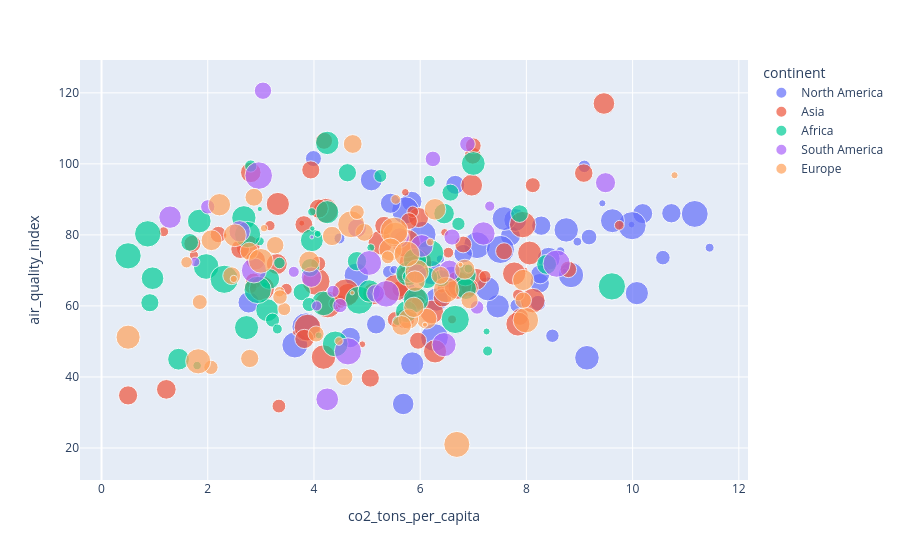

Here is the notebook cell this chart was saved with:
### Code cell
fig = px.scatter(df , x='co2_tons_per_capita',
                 y='air_quality_index',
                 color='continent',
                 size='population_millions',
                 hover_name='city',
                 hover_data=['is_coastal','avg_temp_c'])
fig.show()

### Figure 1 — Plotly figure (JSON) as saved in the notebook; plotly's stock layout.template omitted (floating-point values rounded to 4 significant figures; data arrays with more than 128 entries replaced by an {"elided": "..."} marker saying what was removed)
{"data": [{"customdata": [["No", 26.7], ["Yes", 21.8], ["Yes", 28], ["Yes", 27.9], ["Yes", 26.8], ["No", 26.3], ["No", 6.2], ["Yes", 14.1], ["No", 5.2], ["Yes", 6.7], ["No", 5.1], ["Yes", 12.1], ["No", 5.5], ["No", 22.9], ["Yes", 14.5], ["No", 25.5], ["Yes", 12.2], ["No", 28.9], ["Yes", 17.2], ["Yes", 26.5], ["No", 23], ["Yes", 26.6], ["No", 27.9], ["No", 26.1], ["No", 5.1], ["No", 8.1], ["Yes", 23.9], ["Yes", 29.5], ["No", 17], ["No", 26.5], ["No", 22.5], ["No", 12.7], ["Yes", 25.1], ["No", 16.3], ["No", 28.6], ["Yes", 26.2], ["Yes", 21.9], ["No", 9.2], ["No", 25.7], ["No", 11.7], ["Yes", 11.1], ["No", 10.2], ["Yes", 7.2], ["Yes", 26.4], ["No", 19.1], ["Yes", 19.7], ["No", 26.7], ["Yes", 8.6], ["No", 18.6], ["No", 19.2], ["No", 15.3], ["Yes", 29.3], ["No", 28], ["Yes", 25.8], ["No", 27.9], ["No", 25.8], ["Yes", 5.9], ["No", 14.5], ["No", 13.6], ["Yes", 27.2]], "hovertemplate": "<b>%{hovertext}</b><br><br>continent=North America<br>co2_tons_per_capita=%{x}<br>air_quality_index=%{y}<br>population_millions=%{marker.size}<br>is_coastal=%{customdata[0]}<br>avg_temp_c=%{customdata[1]}<extra></extra>", "hovertext": ["City_1", "City_2", "City_7", "City_11", "City_21", "City_23", "City_27", "City_30", "City_33", "City_42", "City_45", "City_46", "City_48", "City_57", "City_58", "City_62", "City_69", "City_73", "City_75", "City_82", "City_88", "City_90", "City_96", "City_102", "City_107", "City_118", "City_136", "City_137", "City_146", "City_152", "City_167", "City_170", "City_176", "City_182", "City_190", "City_194", "City_205", "City_206", "City_207", "City_218", "City_220", "City_222", "City_225", "City_227", "City_228", "City_238", "City_240", "City_243", "City_245", "City_248", "City_250", "City_253", "City_254", "City_260", "City_262", "City_269", "City_287", "City_291", "City_295", "City_299"], "legendgroup": "North America", "marker": {"color": "#636efa", "size": [7.55, 11.35, 10.13, 7.0, 13.11, 14.56, 10.19, 12.68, 9.04, 11.45, 7.89, 8.5, 13.58, 1.5, 1.49, 13.48, 14.0, 10.21, 7.04, 6.97, 6.91, 14.8, 0.74, 11.18, 12.09, 3.97, 9.04, 0.55, 9.7, 7.11, 0.83, 8.71, 1.31, 9.79, 6.81, 0.96, 4.82, 10.14, 4.63, 3.38, 2.94, 7.53, 10.69, 4.52, 14.88, 11.15, 14.88, 3.02, 1.45, 3.55, 7.63, 6.77, 2.26, 7.96, 3.06, 1.35, 10.81, 6.48, 10.75, 9.09], "sizemode": "area", "sizeref": 0.03745, "symbol": "circle"}, "mode": "markers", "name": "North America", "orientation": "v", "showlegend": true, "type": "scatter", "x": [7.7, 9.14, 10.08, 8.28, 6.05, 6.27, 6.31, 3.64, 5.94, 4.8, 5.84, 2.77, 11.17, 8.64, 11.45, 7.07, 5.72, 7.46, 10.73, 5.76, 5.17, 7.51, 4.51, 8.75, 8.84, 10.57, 6.59, 8.72, 8.42, 8.25, 9.98, 5.68, 6.38, 7.79, 8.26, 9.43, 3.99, 5.85, 9.18, 8.49, 9.09, 10.19, 7.58, 8.22, 3.85, 6.21, 9.99, 5.41, 8.96, 7.82, 5.44, 6.66, 4.48, 4.68, 5.87, 5.51, 7.27, 6.81, 9.62, 5.08], "xaxis": "x", "y": [79.7, 45.4, 63.6, 82.6, 80.1, 51.1, 61.8, 49.0, 71.7, 68.6, 89.4, 61.0, 85.9, 75.4, 76.4, 77.1, 86.9, 59.9, 86.1, 64.0, 54.8, 75.9, 62.2, 81.4, 68.7, 73.6, 68.1, 69.9, 73.3, 66.4, 82.9, 32.4, 73.2, 84.2, 68.9, 88.9, 101.5, 43.8, 79.4, 51.6, 99.3, 86.0, 84.6, 60.8, 54.1, 69.4, 82.6, 69.6, 78.1, 60.1, 88.9, 94.1, 79.0, 51.1, 61.7, 70.2, 64.8, 74.7, 84.0, 95.5], "yaxis": "y"}, {"customdata": {"elided": "88x2 mixed values"}, "hovertemplate": "<b>%{hovertext}</b><br><br>continent=Asia<br>co2_tons_per_capita=%{x}<br>air_quality_index=%{y}<br>population_millions=%{marker.size}<br>is_coastal=%{customdata[0]}<br>avg_temp_c=%{customdata[1]}<extra></extra>", "hovertext": ["City_3", "City_9", "City_16", "City_18", "City_19", "City_22", "City_29", "City_31", "City_36", "City_39", "City_40", "City_41", "City_47", "City_54", "City_56", "City_63", "City_64", "City_66", "City_70", "City_71", "City_74", "City_76", "City_78", "City_85", "City_86", "City_94", "City_97", "City_100", "City_101", "City_105", "City_112", "City_113", "City_114", "City_115", "City_116", "City_120", "City_123", "City_124", "City_126", "City_127", "City_129", "City_139", "City_143", "City_144", "City_151", "City_153", "City_154", "City_157", "City_158", "City_159", "City_161", "City_163", "City_168", "City_171", "City_173", "City_174", "City_178", "City_185", "City_186", "City_187", "City_188", "City_189", "City_196", "City_197", "City_198", "City_211", "City_216", "City_226", "City_246", "City_251", "City_252", "City_255", "City_256", "City_264", "City_266", "City_267", "City_272", "City_273", "City_276", "City_280", "City_282", "City_283", "City_284", "City_285", "City_289", "City_290", "City_293", "City_300"], "legendgroup": "Asia", "marker": {"color": "#EF553B", "size": [7.27, 0.52, 14.29, 9.07, 6.25, 10.21, 1.8, 9.33, 0.59, 5.14, 4.82, 11.34, 11.25, 5.45, 3.0, 3.58, 4.24, 14.52, 10.12, 12.92, 10.6, 13.1, 13.45, 6.52, 2.62, 6.57, 5.28, 0.52, 2.7, 5.47, 1.48, 2.01, 13.38, 6.95, 14.91, 5.34, 11.52, 6.42, 7.37, 6.9, 5.38, 3.82, 7.4, 0.66, 1.58, 1.16, 8.22, 4.19, 10.46, 5.4, 4.63, 7.58, 4.98, 1.84, 5.35, 2.99, 10.68, 6.15, 6.88, 13.14, 5.46, 1.26, 5.06, 8.74, 10.08, 2.51, 11.25, 1.51, 8.89, 8.73, 4.26, 7.89, 1.09, 4.66, 2.34, 2.16, 11.95, 14.38, 7.21, 2.6, 10.87, 5.79, 0.88, 8.88, 5.24, 6.31, 5.97, 14.63], "sizemode": "area", "sizeref": 0.03745, "symbol": "circle"}, "mode": "markers", "name": "Asia", "orientation": "v", "showlegend": true, "type": "scatter", "x": [1.22, 7.98, 5.96, 7.05, 5.06, 7.77, 9.75, 5.91, 3.65, 8.79, 2.86, 8.12, 5.25, 5.96, 2.81, 3.34, 8.12, 4.04, 3.32, 5.85, 2.76, 7.93, 3.88, 5.32, 3.48, 2.61, 6.81, 2.32, 7.22, 4.19, 6.4, 3.17, 4.26, 3.82, 5.74, 7.88, 4.22, 9.08, 2.9, 4.09, 6.92, 5.96, 5.71, 3.77, 1.74, 6.46, 3.3, 4.08, 6.22, 7.58, 5.53, 5.97, 5.62, 1.17, 6.99, 4.4, 8.06, 3.94, 0.5, 5.54, 1.71, 4.51, 2.2, 9.46, 6.28, 5.86, 4.18, 6.6, 5.12, 4.64, 5.7, 2.81, 5.72, 7.0, 5.18, 6.53, 3.02, 4.6, 6.71, 7.85, 7.84, 6.93, 4.91, 6.97, 5.79, 6.42, 3.81, 6.71], "xaxis": "x", "y": [36.5, 70.1, 72.2, 67.5, 39.7, 69.1, 82.7, 62.3, 52.5, 70.3, 67.0, 61.5, 77.8, 50.2, 65.3, 31.8, 94.0, 66.9, 88.7, 72.1, 76.6, 82.9, 53.9, 82.6, 64.7, 76.0, 77.3, 79.8, 68.3, 106.5, 64.9, 82.6, 60.4, 50.7, 77.6, 56.9, 86.8, 97.4, 72.9, 87.4, 65.2, 60.8, 56.4, 83.3, 74.3, 80.7, 71.8, 71.9, 58.3, 75.4, 56.2, 84.9, 64.8, 80.9, 102.3, 60.7, 74.9, 98.3, 34.8, 65.1, 77.5, 60.5, 80.1, 117.0, 47.2, 86.5, 45.6, 56.2, 63.4, 63.3, 68.9, 97.6, 92.0, 105.1, 63.8, 75.0, 64.9, 63.7, 65.3, 63.1, 54.9, 65.1, 49.2, 94.0, 83.9, 62.3, 82.9, 65.8], "yaxis": "y"}, {"customdata": {"elided": "66x2 mixed values"}, "hovertemplate": "<b>%{hovertext}</b><br><br>continent=Africa<br>co2_tons_per_capita=%{x}<br>air_quality_index=%{y}<br>population_millions=%{marker.size}<br>is_coastal=%{customdata[0]}<br>avg_temp_c=%{customdata[1]}<extra></extra>", "hovertext": ["City_4", "City_5", "City_6", "City_15", "City_20", "City_24", "City_25", "City_28", "City_35", "City_38", "City_43", "City_51", "City_52", "City_61", "City_65", "City_79", "City_80", "City_83", "City_89", "City_91", "City_95", "City_99", "City_103", "City_106", "City_108", "City_109", "City_110", "City_117", "City_119", "City_131", "City_138", "City_141", "City_148", "City_156", "City_162", "City_169", "City_175", "City_177", "City_183", "City_191", "City_192", "City_195", "City_199", "City_200", "City_201", "City_202", "City_210", "City_212", "City_217", "City_223", "City_231", "City_232", "City_233", "City_234", "City_237", "City_241", "City_242", "City_244", "City_247", "City_258", "City_268", "City_270", "City_277", "City_288", "City_296", "City_297"], "legendgroup": "Africa", "marker": {"color": "#00cc96", "size": [8.94, 8.89, 14.7, 1.61, 9.85, 10.61, 12.38, 9.92, 3.73, 9.41, 10.87, 11.07, 10.04, 1.19, 3.16, 11.37, 7.95, 0.62, 0.89, 5.86, 0.53, 7.04, 11.15, 5.48, 6.15, 10.99, 8.84, 5.65, 5.45, 6.25, 7.95, 12.45, 3.33, 9.62, 1.5, 7.49, 12.14, 13.97, 12.93, 14.98, 5.88, 2.81, 0.93, 14.06, 3.76, 2.49, 1.35, 10.56, 0.95, 13.77, 0.78, 1.54, 1.91, 0.52, 14.95, 13.07, 2.73, 10.3, 1.28, 10.29, 1.87, 8.44, 12.96, 2.72, 8.67, 6.25], "sizemode": "area", "sizeref": 0.03745, "symbol": "circle"}, "mode": "markers", "name": "Africa", "orientation": "v", "showlegend": true, "type": "scatter", "x": [5.74, 1.45, 4.85, 5.57, 3.96, 7.0, 1.97, 3.12, 3.22, 5.04, 2.73, 5.94, 4.25, 5.07, 5.25, 4.18, 6.45, 3.07, 4.09, 7.87, 3.97, 4.81, 2.68, 6.4, 0.91, 5.77, 6.85, 3.77, 6.57, 4.63, 3.16, 4.4, 6.72, 0.96, 2.98, 8.38, 5.92, 9.61, 0.5, 6.66, 1.66, 2.81, 7.25, 2.94, 3.91, 3.35, 1.8, 1.84, 4.07, 6.19, 4.92, 6.91, 7.27, 2.98, 2.31, 0.87, 5.78, 4.25, 3.96, 5.9, 3.31, 6.86, 2.75, 6.17, 6.13, 3.93], "xaxis": "x", "y": [58.4, 45.0, 61.6, 55.8, 78.5, 100.1, 71.1, 58.8, 56.0, 64.2, 53.9, 69.7, 86.4, 76.4, 96.6, 60.7, 86.0, 66.0, 51.7, 86.0, 81.8, 72.6, 84.8, 67.8, 60.9, 69.1, 68.7, 63.9, 91.9, 97.5, 67.6, 49.3, 83.1, 67.8, 78.2, 71.7, 61.7, 65.5, 74.1, 56.2, 77.9, 99.4, 52.8, 64.5, 60.4, 72.1, 43.2, 83.9, 80.3, 74.8, 82.6, 70.5, 47.3, 87.3, 67.5, 80.3, 68.3, 105.9, 86.5, 72.9, 53.5, 64.8, 80.1, 95.1, 67.9, 70.8], "yaxis": "y"}, {"customdata": [["Yes", 5.4], ["No", 7.2], ["Yes", 6], ["No", 5.5], ["No", 22.2], ["Yes", 25.6], ["Yes", 23.2], ["No", 29.9], ["No", 10.7], ["Yes", 23], ["No", 6.4], ["Yes", 10.5], ["No", 29.3], ["Yes", 11.1], ["No", 23.2], ["No", 18.6], ["Yes", 5.3], ["Yes", 11.9], ["No", 13.7], ["Yes", 23.6], ["No", 22.3], ["Yes", 14.8], ["No", 23.1], ["Yes", 28.8], ["No", 10.3], ["No", 29], ["Yes", 13.7], ["No", 27.9], ["No", 25.4], ["No", 13.6], ["Yes", 7.1], ["No", 16.2]], "hovertemplate": "<b>%{hovertext}</b><br><br>continent=South America<br>co2_tons_per_capita=%{x}<br>air_quality_index=%{y}<br>population_millions=%{marker.size}<br>is_coastal=%{customdata[0]}<br>avg_temp_c=%{customdata[1]}<extra></extra>", "hovertext": ["City_8", "City_10", "City_14", "City_32", "City_34", "City_50", "City_53", "City_60", "City_67", "City_68", "City_111", "City_121", "City_128", "City_130", "City_133", "City_134", "City_135", "City_147", "City_149", "City_164", "City_204", "City_209", "City_213", "City_224", "City_229", "City_235", "City_249", "City_274", "City_275", "City_278", "City_292", "City_298"], "legendgroup": "South America", "marker": {"color": "#ab63fa", "size": [3.82, 3.51, 11.85, 1.75, 7.33, 6.6, 8.5, 5.94, 1.95, 10.92, 5.66, 9.67, 7.61, 6.96, 9.46, 3.84, 7.77, 4.93, 4.57, 4.55, 10.26, 13.25, 0.3, 9.52, 8.54, 13.85, 14.24, 2.78, 2.29, 11.58, 1.98, 13.94], "sizemode": "area", "sizeref": 0.03745, "symbol": "circle"}, "mode": "markers", "name": "South America", "orientation": "v", "showlegend": true, "type": "scatter", "x": [4.49, 7.07, 2.87, 1.76, 5.61, 4.81, 2.6, 5.16, 4.05, 6.45, 3.04, 4.25, 9.49, 5.94, 1.29, 2.0, 3.95, 6.6, 6.89, 6.24, 7.19, 5.36, 3.96, 6.03, 6.55, 4.64, 2.96, 4.36, 3.62, 5.04, 7.31, 8.57], "xaxis": "x", "y": [60.1, 59.6, 70.0, 72.4, 79.2, 81.9, 81.0, 63.5, 60.0, 49.1, 120.6, 33.7, 94.7, 69.1, 85.0, 87.9, 68.1, 79.4, 105.6, 101.4, 80.4, 63.4, 79.4, 76.9, 69.9, 47.2, 96.7, 64.1, 69.6, 72.1, 88.1, 71.9], "yaxis": "y"}, {"customdata": [["Yes", 20.3], ["No", 9.1], ["No", 28.5], ["No", 13], ["Yes", 17.4], ["No", 7.5], ["No", 13.9], ["No", 29], ["No", 26.7], ["Yes", 5.2], ["No", 24.4], ["No", 23.7], ["Yes", 17.3], ["No", 13.4], ["No", 23.8], ["No", 13.3], ["No", 5.9], ["Yes", 13.2], ["No", 24.1], ["Yes", 19.9], ["No", 20.3], ["Yes", 26.3], ["No", 12.2], ["No", 8.8], ["Yes", 7], ["No", 6.8], ["Yes", 12.6], ["No", 9.5], ["No", 10.5], ["No", 8.7], ["Yes", 8.1], ["No", 12.1], ["Yes", 28.5], ["Yes", 5.5], ["No", 25.2], ["No", 7], ["No", 27.8], ["Yes", 24.8], ["No", 24.2], ["Yes", 10.8], ["No", 10.3], ["No", 16.5], ["Yes", 22.8], ["No", 8.2], ["No", 21.8], ["No", 28.9], ["No", 25.8], ["No", 28], ["No", 28.4], ["Yes", 23.9], ["No", 16.8], ["No", 17.5], ["No", 23.4], ["No", 5.1]], "hovertemplate": "<b>%{hovertext}</b><br><br>continent=Europe<br>co2_tons_per_capita=%{x}<br>air_quality_index=%{y}<br>population_millions=%{marker.size}<br>is_coastal=%{customdata[0]}<br>avg_temp_c=%{customdata[1]}<extra></extra>", "hovertext": ["City_12", "City_13", "City_17", "City_26", "City_37", "City_44", "City_49", "City_55", "City_59", "City_72", "City_77", "City_81", "City_84", "City_87", "City_92", "City_93", "City_98", "City_104", "City_122", "City_125", "City_132", "City_140", "City_142", "City_145", "City_150", "City_155", "City_160", "City_165", "City_166", "City_172", "City_179", "City_180", "City_181", "City_184", "City_193", "City_203", "City_208", "City_214", "City_215", "City_219", "City_221", "City_230", "City_236", "City_239", "City_257", "City_259", "City_261", "City_263", "City_265", "City_271", "City_279", "City_281", "City_286", "City_294"], "legendgroup": "Europe", "marker": {"color": "#FFA15A", "size": [6.08, 12.24, 8.05, 0.96, 5.67, 1.79, 5.72, 3.17, 12.73, 3.86, 10.51, 7.63, 8.17, 2.05, 5.92, 1.05, 12.37, 11.39, 0.49, 6.65, 7.92, 6.25, 5.1, 4.84, 14.33, 2.45, 0.36, 9.71, 7.65, 9.85, 7.29, 0.46, 6.03, 9.38, 3.14, 8.1, 13.56, 12.38, 5.54, 1.34, 5.95, 11.88, 4.03, 3.98, 1.01, 1.11, 4.21, 8.73, 7.01, 11.41, 8.51, 6.05, 10.89, 7.75], "sizemode": "area", "sizeref": 0.03745, "symbol": "circle"}, "mode": "markers", "name": "Europe", "orientation": "v", "showlegend": true, "type": "scatter", "x": [2.78, 7.99, 6.12, 10.79, 4.57, 5.54, 3.27, 3.44, 6.69, 2.06, 5.94, 6.84, 3.91, 3.35, 4.95, 3.06, 6.49, 5.53, 6.09, 4.73, 5.9, 2.79, 7.94, 4.04, 5.51, 1.6, 4.72, 2.51, 5.78, 5.44, 5.65, 6.76, 2.87, 2.22, 5.39, 2.07, 4.7, 5.75, 6.93, 4.47, 2.45, 1.82, 4.81, 3.36, 2.49, 6.19, 1.85, 6.28, 4.34, 3.0, 7.94, 6.38, 0.5, 5.88], "xaxis": "x", "y": [75.4, 56.0, 56.4, 96.8, 40.0, 90.0, 77.1, 59.1, 21.0, 42.7, 69.7, 70.3, 72.5, 64.0, 80.7, 81.9, 64.5, 80.1, 54.7, 105.6, 67.0, 45.2, 61.6, 52.1, 81.1, 72.3, 63.7, 79.9, 56.3, 75.9, 54.5, 71.6, 90.6, 88.5, 73.7, 78.5, 83.0, 74.6, 61.6, 50.1, 68.5, 44.4, 86.4, 62.5, 67.6, 78.0, 61.1, 87.2, 79.7, 72.7, 67.3, 68.6, 51.2, 59.6], "yaxis": "y"}], "layout": {"legend": {"itemsizing": "constant", "title": {"text": "continent"}, "tracegroupgap": 0}, "margin": {"t": 60}, "xaxis": {"anchor": "y", "domain": [0, 1], "title": {"text": "co2_tons_per_capita"}}, "yaxis": {"anchor": "x", "domain": [0, 1], "title": {"text": "air_quality_index"}}}}
